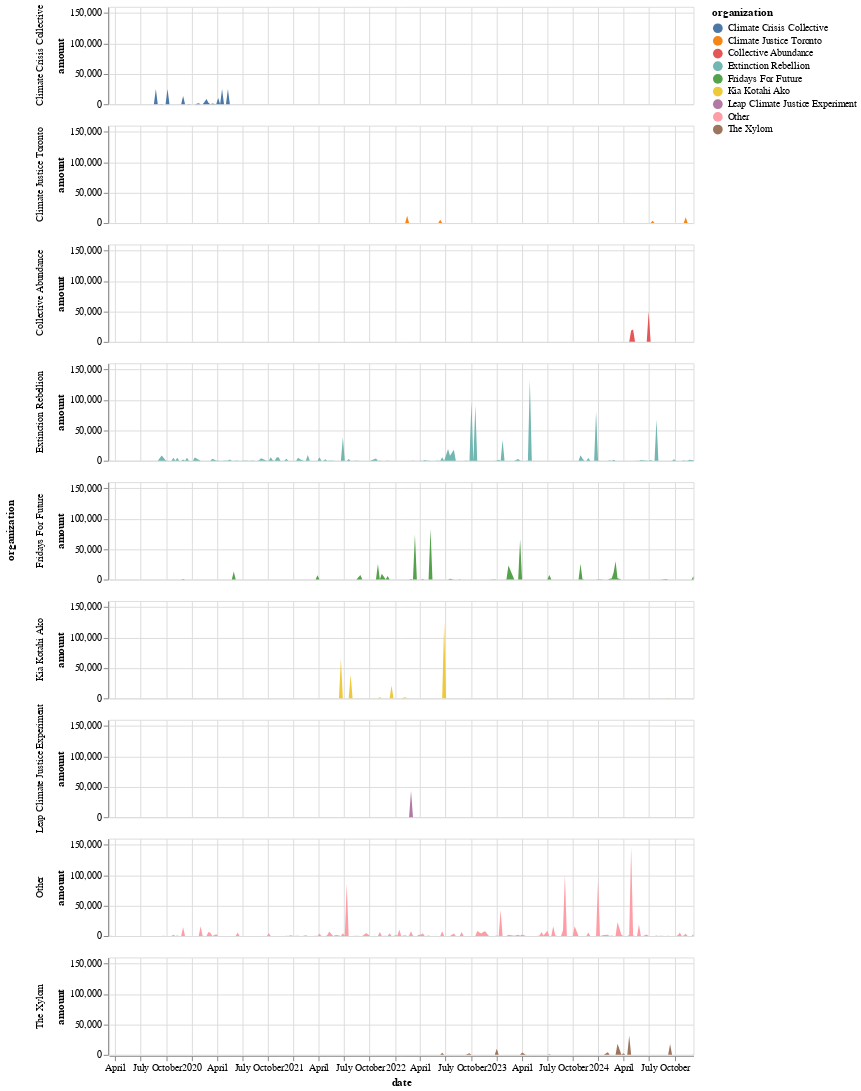

The notebook cell saved with this chart:
### Code cell
import altair as alt


alt.Chart(positive).mark_area().encode(
    x="date:T",  # T: temporal
    y="amount:Q",  # Q: quantitative
    color="organization:N",  # N: nominal
    tooltip=["date", "amount"],
).properties(width=600, height=100).facet(
    row='organization:N'
).show()

### Figure 1 — Vega-Lite specification as saved in the notebook (floating-point values rounded to 4 significant figures; data arrays with more than 128 entries replaced by an {"elided": "..."} marker saying what was removed)
{"config": {"view": {"continuousWidth": 300, "continuousHeight": 300}}, "data": {"name": "data-f56c53aa7eb49ea20195455722581238"}, "facet": {"row": {"field": "organization", "type": "nominal"}}, "spec": {"mark": {"type": "area"}, "encoding": {"color": {"field": "organization", "type": "nominal"}, "tooltip": [{"field": "date", "type": "temporal"}, {"field": "amount", "type": "quantitative"}], "x": {"field": "date", "type": "temporal"}, "y": {"field": "amount", "type": "quantitative"}}, "height": 100, "width": 600}, "$schema": "https://vega.github.io/schema/vega-lite/v5.20.1.json", "datasets": {"data-f56c53aa7eb49ea20195455722581238": {"elided": "489 records"}}}
